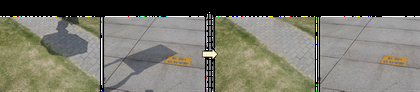
%> input picture image/image1.png, 420 x 92 px, shrunk from 1697 x 371 before the run
$ octave --eval "result = OwnGetGaborResponse(rgb2gray(imread('../image/image1.png')));"   (GNU Octave 9; MATLAB toolbox functions it lacks are replaced by stand-ins)
%> lines starting %> are read from the running program, lines starting %| are printed output that depends on the picture
%   Input is a gray image of size ImgRow x ImgCol.
%   Output is a set of subimages, where each subimage is of size ImgRow x
%   ImgCol. These subimages are stacked up to form TextureFeatures (cell),
%   and the number of subimages = norient x nscale.
function TextureFeatures = OwnGetGaborResponse(GrayImg)

%   Predefined thresholds.
norient = 8;            %   Number of wavelet scales.
nscale = 5;             %   Number of filter orientations.
boundaryExtension = 32; %   Number of pixels to pad

orientationsPerScale = zeros(1,nscale);
orientationsPerScale(:) = norient;
ImgRow = size(GrayImg,1);   ImgCol = size(GrayImg,2);
GaborFilters = createGabor(orientationsPerScale, [ImgRow ImgCol] +2*boundaryExtension);

GrayImg = im2double(GrayImg);
% % scale intensities to be in the range [0 255]
% GrayImg = GrayImg - min(GrayImg(:));
% GrayImg = 255*GrayImg/max(GrayImg(:));
% % prefiltering: local contrast scaling
% %GrayImg = prefilt(GrayImg, 4);     %Alex Chia


TextureFeatures = OwnGaborConvolve(GrayImg, GaborFilters, boundaryExtension);
return;

end

% Input images are double in the range [0, 255];
% You can also input a block of images [ncols nrows 3 Nimages]
%
% For color images, normalization is done by dividing by the local
% luminance variance.
function output = prefilt(img, fc)

w = 5;
s1 = fc/sqrt(log(2));

% Pad images to reduce boundary artifacts
img = log(img+1);
img = padarray(img, [w w], 'symmetric');
[sn, sm, c, N] = size(img);
n = max([sn sm]);
n = n + mod(n,2);
img = padarray(img, [n-sn n-sm], 'symmetric','post');

% Filter
[fx, fy] = meshgrid(-n/2:n/2-1);
gf = fftshift(exp(-(fx.^2+fy.^2)/(s1^2)));
gf = repmat(gf, [1 1 c N]);

% Whitening
output = img - real(ifft2(fft2(img).*gf));
clear img

% Local contrast normalization
localstd = repmat(sqrt(abs(ifft2(fft2(mean(output,3).^2).*gf(:,:,1,:)))), [1 1 c 1]);
output = output./(.2+localstd);

% Crop output to have same size than the input
output = output(w+1:sn-w, w+1:sm-w,:,:);
return;

end


function TextureFeatures = OwnGaborConvolve(GrayImg, GaborFilters, boundaryExtension)

%   Doing filtering.

[ny nx Nfilters] = size(GaborFilters);
ImgRow = size(GrayImg,1);       ImgCol = size(GrayImg,2);
% pad image
GrayImg = padarray(GrayImg, [boundaryExtension boundaryExtension], 'symmetric');
GrayImg = single(fft2(GrayImg));


%   Convolving
TextureFeatures = zeros(ImgRow, ImgCol, Nfilters);
for n = 1:Nfilters
    ig = abs(ifft2(GrayImg.*repmat(GaborFilters(:,:,n), [1 1])));
    ig = ig(boundaryExtension+1:ny-boundaryExtension, boundaryExtension+1:nx-boundaryExtension, :);
    TextureFeatures(:,:,n)  = ig;
end

% [9 lines of commented-out code are left out]


return;

end

% Precomputes filter transfer functions. All computations are done on the
% Fourier domain.
%
% If you call this function without output arguments it will show the
% tiling of the Fourier domain.
%
% Input
%     numberOfOrientationsPerScale = vector that contains the number of
%                                orientations at each scale (from HF to BF)
%     n = imagesize = [nrows ncols]
%
% output
%     G = transfer functions for a jet of gabor filters
function G = createGabor(or, n)
Nscales = length(or);
Nfilters = sum(or);

if length(n) == 1
    n = [n(1) n(1)];
end

l=0;
for i=1:Nscales
    for j=1:or(i)
        l=l+1;
        param(l,:)=[.35 .3/(1.85^(i-1)) 16*or(i)^2/32^2 pi/(or(i))*(j-1)]; %#ok<AGROW>
    end
end

% Frequencies:
%[fx, fy] = meshgrid(-n/2:n/2-1);
[fx, fy] = meshgrid(-n(2)/2:n(2)/2-1, -n(1)/2:n(1)/2-1);
fr = fftshift(sqrt(fx.^2+fy.^2));
t = fftshift(angle(fx+sqrt(-1)*fy));

% Transfer functions:
G=zeros([n(1) n(2) Nfilters]);
for i=1:Nfilters
    tr=t+param(i,4);
    tr=tr+2*pi*(tr<-pi)-2*pi*(tr>pi);

    G(:,:,i)=exp(-10*param(i,1)*(fr/n(2)/param(i,2)-1).^2-2*param(i,3)*pi*tr.^2);
end


if nargout == 0
    figure
% [9 lines of commented-out code are left out]
    for i=1:Nfilters
        contour(fx, fy, fftshift(G(:,:,i)),[1 .7 .6],'r');
        hold on
    end
    axis('on')
    axis('equal')
    axis([-n(2)/2 n(2)/2 -n(1)/2 n(1)/2])
    axis('ij')
    xlabel('f_x (cycles per image)')
    ylabel('f_y (cycles per image)')
    grid on

    figure;
    for ii=1:Nfilters
        subplot(4,8,ii);
        w = fftshift(ifft2(G(:,:,ii)));
        w = real(w);
        %w = (w - min(w(:))) / (max(w(:)) - min(w(:)));
        imshow(w/max(w(:)));
    end


for ii = 1:32
subplot(4,8,ii);
end


end
return;

end
%> in OwnGetGaborResponse, `GrayImg = im2double(GrayImg);`:
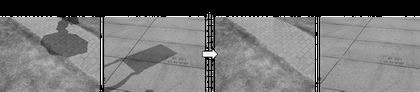
%> GrayImg: size 92x420 double; min 0, max 1, mean 0.45
%> in OwnGaborConvolve, `GrayImg = padarray(GrayImg, [boundaryExtension boundaryExtension], 'sy..`:
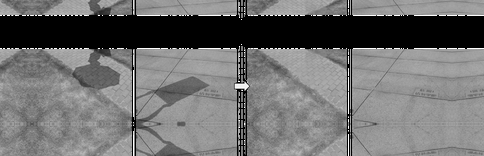
%> GrayImg: size 156x484 double; min 0, max 1, mean 0.435
%> the loop in OwnGaborConvolve, `for n = 1:Nfilters` made 40 passes
%> pass 1, in OwnGaborConvolve, `ig = abs(ifft2(GrayImg.*repmat(GaborFilters(:,:,n), [1 1])));`:
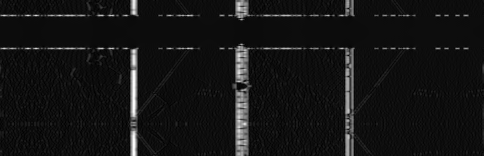
%> ig: size 156x484 single; min 7.05e-05, max 0.265, mean 0.0215; drawn with min black and max white
%> pass 1, in OwnGaborConvolve, `ig = ig(boundaryExtension+1:ny-boundaryExtension, boundaryExtension+1:..`:
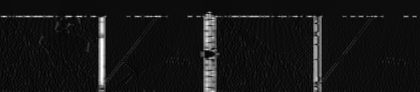
%> ig: size 92x420 single; min 7.05e-05, max 0.265, mean 0.0224; drawn with min black and max white
%> pass 2, in OwnGaborConvolve, `ig = abs(ifft2(GrayImg.*repmat(GaborFilters(:,:,n), [1 1])));`:
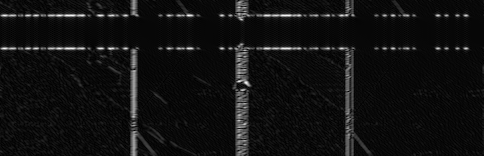
%> ig: size 156x484 single; min 4.29e-05, max 0.164, mean 0.0111; drawn with min black and max white
%> pass 2, in OwnGaborConvolve, `ig = ig(boundaryExtension+1:ny-boundaryExtension, boundaryExtension+1:..`:
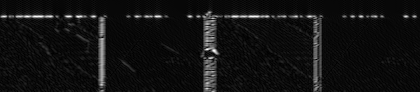
%> ig: size 92x420 single; min 7.79e-05, max 0.156, mean 0.0111; drawn with min black and max white
